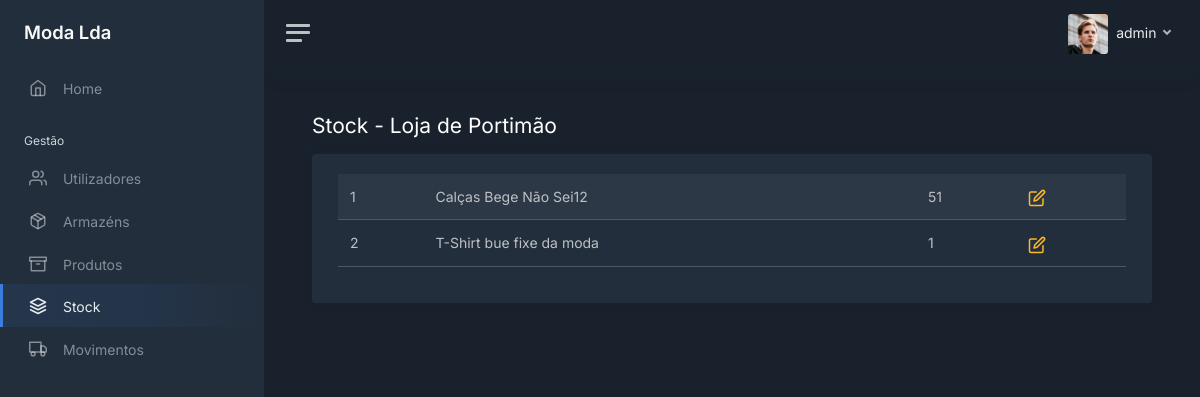
Screenshot of /stock/2/products (signed in) with the database file from the repository.
### modules/login/models.py (models this page shows, shortened)
class User(UserMixin, db.Model):
    __tablename__ = 'users'
    __table_args__ = {'extend_existing': True}
    id = db.Column(db.Integer, primary_key=True)
    username = db.Column(db.String(), unique=True)
    password = db.Column(db.String())
    role = db.Column(db.String())
    last_login = db.Column(db.DateTime, server_default=db.func.now())
    active = db.Column(db.Boolean, unique=False, default=True)

### modules/main/models.py (models this page shows, shortened)
class Warehouse(db.Model):
    __tablename__ = 'warehouses'
    __table_args__ = {'extend_existing': True}
    id = db.Column(db.Integer, primary_key=True)
    name = db.Column(db.String(), unique=True)
    address = db.Column(db.String())
    phone = db.Column(db.String())
    active = db.Column(db.Boolean, unique=False, default=True)

class Product_Warehouse(db.Model):
    __tablename__ = 'products_warehouses'
    __table_args__ = {'extend_existing': True}
    product_id = db.Column(db.Integer, ForeignKey(Product.id), primary_key=True)
    warehouse_id = db.Column(db.Integer, ForeignKey(Warehouse.id), primary_key=True)
    quantity = db.Column(db.Integer)
    product = relationship('Product', foreign_keys='Product_Warehouse.product_id')
    warehouse = relationship('Warehouse', foreign_keys='Product_Warehouse.warehouse_id')

class Product(db.Model):
    __tablename__ = 'products'
    __table_args__ = {'extend_existing': True}
    id = db.Column(db.Integer, primary_key=True)
    name = db.Column(db.String(), unique=True)
    category = db.Column(db.String())
    color = db.Column(db.String())
    brand = db.Column(db.String())
    min_stock = db.Column(db.Integer())
    max_stock = db.Column(db.Integer())
    last_buy_price = db.Column(db.Float())
    avg_buy_price = db.Column(db.Float())
    sell_price = db.Column(db.Float())
    desc = db.Column(db.String())
    active = db.Column(db.Boolean, unique=False, default=True)

### modules/main/views.py (the view)
@bp.route('/stock/<int:id>/products')
@login_required
def view_stock_warehouses(id):
    warehouse = Warehouse.query.filter_by(id=id, active=1).first_or_404()
    query = text('''
         SELECT
            products.id as id,
            products.name AS name,
            products_warehouses.quantity AS quantity
        FROM
            products
        LEFT JOIN
            products_warehouses ON products_warehouses.product_id = products.id AND products_warehouses.warehouse_id = :warehouse_id
        LEFT JOIN
            warehouses ON warehouses.id = products_warehouses.warehouse_id
        WHERE
            products.active = 1
    ''')
    result = db.session.execute(query, {'warehouse_id': id})
    return render_template('stock/stock_table.html', user=current_user, tab="stock", warehouse=warehouse,
                           products=result)

### modules/login/models.py (called while the page is built)
@login_manager.user_loader
def load_user(user_id):
    return User.query.get(int(user_id))

### modules/main/templates/stock/stock_table.html (shortened to what this page needs)
<!DOCTYPE html>
<html lang="en">
<head>
    <link href="/static/css/dashboard.css" rel="stylesheet">
    <link href="https://cdn.datatables.net/1.13.7/css/dataTables.bootstrap5.min.css" rel="stylesheet">
</head>
{% extends 'sidebar.html' %}
{% block content %}
    <div class="row">
        <div class="col float-start">
            <h1 class="h3 mb-3">Stock
                {% if warehouse is not none %}
                    - {{ warehouse.name }}
                {% else %}
                    - Total
                {% endif %}
            </h1>
        </div>
    </div>
    <div class="card">
        <div class="card-body">
            <div class="container-fluid">
                <table id="products" class="table table-striped">
                    <tbody>
                    {% for product in products %}
                        <tr>
                            <td>{{ product.id }}</td>
                            <td>{{ product.name }}</td>
                            {% if product.quantity is not none %}
                                <td>{{ product.quantity }}</td>
                            {% else %}
                                <td>0</td>
                            {% endif %}
                            {% if warehouse is not none %}
                                <td>
                                    <a class="text-decoration-none" href="/stock/{{ warehouse.id }}/products/{{ product.id }}">
                                        <i class="align-middle text-warning" data-feather="edit"></i>
                                    </a>
                                </td>
                            {% endif %}
                        </tr>
                    {% endfor %}
                    </tbody>
                </table>
            </div>
        </div>
    </div>
{% endblock %}

### modules/main/templates/sidebar.html (shortened to what this page needs)
<body data-theme="dark">
<div class="wrapper">
    <nav id="sidebar" class="sidebar js-sidebar">
        <div class="sidebar-content js-simplebar">
            <a class="sidebar-brand" href="/home">
                <span class="align-middle">Moda Lda</span>
            </a>
            <ul class="sidebar-nav">
                <li class="sidebar-item {% if tab == 'home' %}active{% endif %}">
                    <a class="sidebar-link" href="/home">
                        <i class="align-middle" data-feather="home"></i> <span class="align-middle">Home</span>
                    </a>
                </li>
                <li class="sidebar-header">
                    Gestão
                </li>
                {% if user.role == 'admin' or user.role == 'gerente' %}
                <li class="sidebar-item {% if tab == 'users' %}active{% endif %}">
                    <a class="sidebar-link" href="/users">
                        <i class="align-middle" data-feather="users"></i> <span class="align-middle">Utilizadores</span>
                    </a>
                </li>
                {% endif %}
                {% if user.role == 'admin' or user.role == 'gerente' %}
                <li class="sidebar-item {% if tab == 'warehouses' %}active{% endif %}">
                    <a class="sidebar-link" href="/warehouses">
                        <i class="align-middle" data-feather="package"></i> <span class="align-middle">Armazéns</span>
                    </a>
                </li>
                {% endif %}
                <li class="sidebar-item {% if tab == 'products' %}active{% endif %}">
                    <a class="sidebar-link" href="/products">
                        <i class="align-middle" data-feather="archive"></i> <span class="align-middle">Produtos</span>
                    </a>
                </li>
                <li class="sidebar-item {% if tab == 'stock' %}active{% endif %}">
                    <a class="sidebar-link" href="/stock">
                        <i class="align-middle" data-feather="layers"></i> <span class="align-middle">Stock</span>
                    </a>
                </li>
                <li class="sidebar-item {% if tab == 'movements' %}active{% endif %}">
                    <a class="sidebar-link" href="/movements">
                        <i class="align-middle" data-feather="truck"></i> <span class="align-middle">Movimentos</span>
                    </a>
                </li>
            </ul>
        </div>
    </nav>
    <div class="main">
        <nav class="navbar navbar-expand navbar-light navbar-bg">
            <a class="sidebar-toggle js-sidebar-toggle">
                <i class="hamburger align-self-center"></i>
            </a>
            <div class="navbar-collapse collapse">
                <ul class="navbar-nav navbar-align">
                    <li class="nav-item dropdown">
                        <a class="nav-link dropdown-toggle d-none d-sm-inline-block" href="#" data-bs-toggle="dropdown">
                            <img src="/static/img/avatars/avatar.jpg" class="avatar img-fluid rounded me-1"
                                 alt="{{ user.username }}"/> <span class="text-dark"> {{ user.username }} </span>
                        </a>
                    </li>
                </ul>
            </div>
        </nav>
        <main class="content">
            <div class="container-fluid p-0">
                {% block content %}
                {% endblock %}
            </div>
        </main>
    </div>
</div>
</body>
</html>

### rows the page displays
User: username "admin"
Warehouse: name "Loja de Portimão"
Product_Warehouse: id "1", name "Calças Bege Não Sei12", quantity "51"
Product_Warehouse: id "2", name "T-Shirt bue fixe da moda", quantity "1"
